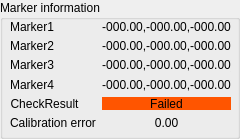
         <widget class="QGroupBox" name="groupBox">
          <property name="sizePolicy">
           <sizepolicy hsizetype="MinimumExpanding" vsizetype="Minimum">
            <horstretch>0</horstretch>
            <verstretch>0</verstretch>
           </sizepolicy>
          </property>
          <property name="minimumSize">
           <size>
            <width>230</width>
            <height>0</height>
           </size>
          </property>
          <property name="maximumSize">
           <size>
            <width>240</width>
            <height>16777215</height>
           </size>
          </property>
          <property name="title">
           <string>Marker information</string>
          </property>
          <widget class="QWidget" name="formLayoutWidget">
           <property name="geometry">
            <rect>
             <x>10</x>
             <y>20</y>
             <width>221</width>
             <height>110</height>
            </rect>
           </property>
           <layout class="QFormLayout" name="formLayout">
            <property name="sizeConstraint">
             <enum>QLayout::SetMaximumSize</enum>
            </property>
            <item row="0" column="0">
             <widget class="QLabel" name="label_7">
              <property name="sizePolicy">
               <sizepolicy hsizetype="Expanding" vsizetype="Expanding">
                <horstretch>0</horstretch>
                <verstretch>0</verstretch>
               </sizepolicy>
              </property>
              <property name="text">
               <string>Marker1</string>
              </property>
              <property name="alignment">
               <set>Qt::AlignCenter</set>
              </property>
             </widget>
            </item>
            <item row="0" column="1">
             <widget class="QLabel" name="label_marker1info">
              <property name="sizePolicy">
               <sizepolicy hsizetype="Expanding" vsizetype="Expanding">
                <horstretch>0</horstretch>
                <verstretch>0</verstretch>
               </sizepolicy>
              </property>
              <property name="text">
               <string>(-000.00,-000.00,-000.00)</string>
              </property>
              <property name="alignment">
               <set>Qt::AlignCenter</set>
              </property>
             </widget>
            </item>
            <item row="1" column="0">
             <widget class="QLabel" name="label_12">
              <property name="sizePolicy">
               <sizepolicy hsizetype="Expanding" vsizetype="Expanding">
                <horstretch>0</horstretch>
                <verstretch>0</verstretch>
               </sizepolicy>
              </property>
              <property name="text">
               <string>Marker2</string>
              </property>
              <property name="alignment">
               <set>Qt::AlignCenter</set>
              </property>
             </widget>
            </item>
            <item row="1" column="1">
             <widget class="QLabel" name="label_marker2info">
              <property name="sizePolicy">
               <sizepolicy hsizetype="Expanding" vsizetype="Expanding">
                <horstretch>0</horstretch>
                <verstretch>0</verstretch>
               </sizepolicy>
              </property>
              <property name="text">
               <string>(-000.00,-000.00,-000.00)</string>
              </property>
              <property name="alignment">
               <set>Qt::AlignCenter</set>
              </property>
             </widget>
            </item>
            <item row="2" column="0">
             <widget class="QLabel" name="label_14">
              <property name="sizePolicy">
               <sizepolicy hsizetype="Expanding" vsizetype="Expanding">
                <horstretch>0</horstretch>
                <verstretch>0</verstretch>
               </sizepolicy>
              </property>
              <property name="text">
               <string>Marker3</string>
              </property>
              <property name="alignment">
               <set>Qt::AlignCenter</set>
              </property>
             </widget>
            </item>
            <item row="2" column="1">
             <widget class="QLabel" name="label_marker3info">
              <property name="sizePolicy">
               <sizepolicy hsizetype="Expanding" vsizetype="Expanding">
                <horstretch>0</horstretch>
                <verstretch>0</verstretch>
               </sizepolicy>
              </property>
              <property name="text">
               <string>(-000.00,-000.00,-000.00)</string>
              </property>
              <property name="alignment">
               <set>Qt::AlignCenter</set>
              </property>
             </widget>
            </item>
            <item row="3" column="0">
             <widget class="QLabel" name="label_17">
              <property name="sizePolicy">
               <sizepolicy hsizetype="Expanding" vsizetype="Expanding">
                <horstretch>0</horstretch>
                <verstretch>0</verstretch>
               </sizepolicy>
              </property>
              <property name="text">
               <string>Marker4</string>
              </property>
              <property name="alignment">
               <set>Qt::AlignCenter</set>
              </property>
             </widget>
            </item>
            <item row="3" column="1">
             <widget class="QLabel" name="label_marker4info">
              <property name="sizePolicy">
               <sizepolicy hsizetype="Expanding" vsizetype="Expanding">
                <horstretch>0</horstretch>
                <verstretch>0</verstretch>
               </sizepolicy>
              </property>
              <property name="text">
               <string>(-000.00,-000.00,-000.00)</string>
              </property>
              <property name="alignment">
               <set>Qt::AlignCenter</set>
              </property>
             </widget>
            </item>
            <item row="4" column="0">
             <widget class="QLabel" name="label_19">
              <property name="sizePolicy">
               <sizepolicy hsizetype="Maximum" vsizetype="Maximum">
                <horstretch>0</horstretch>
                <verstretch>0</verstretch>
               </sizepolicy>
              </property>
              <property name="text">
               <string>CheckResult</string>
              </property>
              <property name="alignment">
               <set>Qt::AlignCenter</set>
              </property>
             </widget>
            </item>
            <item row="4" column="1">
             <widget class="QLabel" name="label_marker_checkresult">
              <property name="sizePolicy">
               <sizepolicy hsizetype="Expanding" vsizetype="Expanding">
                <horstretch>0</horstretch>
                <verstretch>0</verstretch>
               </sizepolicy>
              </property>
              <property name="styleSheet">
               <string notr="true">background-color: rgb(255, 85, 0);</string>
              </property>
              <property name="text">
               <string>Failed</string>
              </property>
              <property name="alignment">
               <set>Qt::AlignCenter</set>
              </property>
             </widget>
            </item>
            <item row="5" column="0">
             <widget class="QLabel" name="label_15">
              <property name="text">
               <string>Calibration error</string>
              </property>
             </widget>
            </item>
            <item row="5" column="1">
             <widget class="QLabel" name="label_markcheckerror">
              <property name="text">
               <string>0.00</string>
              </property>
              <property name="alignment">
               <set>Qt::AlignCenter</set>
              </property>
             </widget>
            </item>
           </layout>
          </widget>
         </widget>
